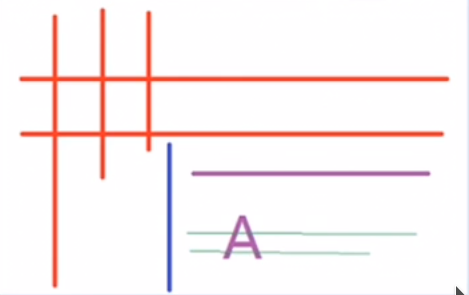
//> input picture OpenCV/OpenCV_Code/test5.png, 469 x 295 px
$ ./main   (built with g++ and OpenCV 4)
//> lines starting //> are read from the running program, lines starting //| are printed output that depends on the picture; after the words box and inside, x2 and y2 are one past the last pixel; in counts of white or black regions, pixels touching at a corner belong together
#include <iostream>
#include <opencv2/opencv.hpp>

// 转换为奇数
int toOdd(int num)
{ return num / 2 * 2 + 1; }

int main()
{
	cv::Mat srcImg = cv::imread("../test5.png", cv::IMREAD_UNCHANGED);
//> srcImg is the input picture: 295 rows x 469 cols, CV_8UC3; mean B, G, R 242.4, 241.8, 250.8
	if (!srcImg.data)
	{
		std::cerr << "Error: cannot load image!\n";
		return -1;
	}

	// 转换为灰度图像
	cv::Mat grayImg;
	cv::cvtColor(srcImg, grayImg, cv::COLOR_BGR2GRAY);
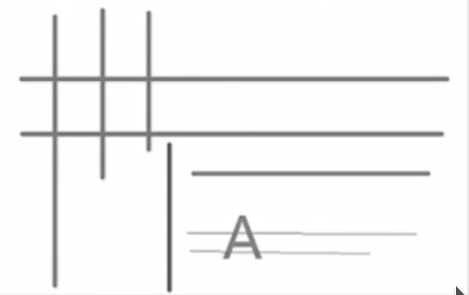
//> grayImg: 295 rows x 469 cols, CV_8UC1; min 77, max 255, mean 244.3
	cv::imshow("grayImg", grayImg);

	// 转换为二值图像
	cv::Mat binImg;
	cv::adaptiveThreshold(~grayImg, binImg, 255, cv::ADAPTIVE_THRESH_MEAN_C, cv::THRESH_BINARY, 15, -2);
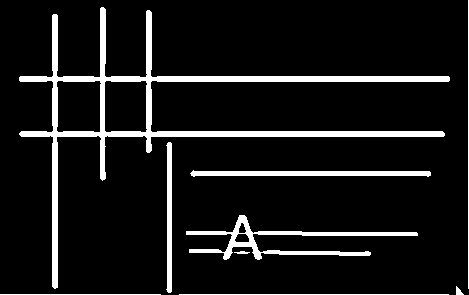
//> binImg: 295 rows x 469 cols, CV_8UC1; 9.3% white; 9 white regions, largest, box (x1, y1, x2, y2) and area: (19, 7, 450, 289) 8168, (186, 215, 418, 260) 1994, (190, 170, 431, 177) 1204
	cv::imshow("bin image", binImg);

	// 水平线结构体
	cv::Mat hline = cv::getStructuringElement(cv::MORPH_RECT, cv::Size(toOdd(srcImg.cols / 16), 1));
//> hline = 29 values from 1 to 1
	// 竖直线结构体
	cv::Mat vline = cv::getStructuringElement(cv::MORPH_RECT, cv::Size(1, toOdd(srcImg.rows / 16)));
//> vline = 19 values from 1 to 1

	// 获取水平线
	cv::Mat hlineImg;
	// 下面的操作直接使用开操作也可以
	cv::morphologyEx(binImg, hlineImg, CV_MOP_ERODE, hline); // 用水平线结构体腐蚀获得水平线
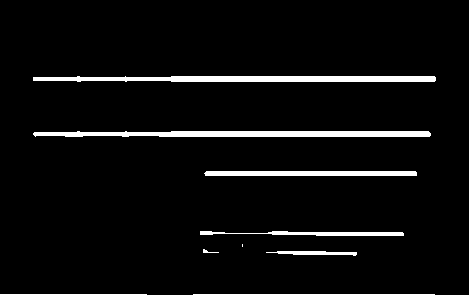
//> hlineImg: 295 rows x 469 cols, CV_8UC1; 4.8% white; 9 white regions (1 under 20 px), largest, box (x1, y1, x2, y2) and area: (33, 76, 436, 82) 2150, (33, 131, 431, 137) 2149, (204, 171, 417, 176) 1059
	cv::morphologyEx(hlineImg, hlineImg, CV_MOP_DILATE, hline); // 用水平线膨胀还原原始图像
	cv::bitwise_not(hlineImg, hlineImg); // 反色
//> hlineImg: 295 rows x 469 cols, CV_8UC1; 94.2% white; 9 black regions, largest, box (x1, y1, x2, y2) and area: (19, 131, 445, 137) 2457, (19, 76, 450, 82) 2430, (190, 171, 431, 176) 1199
	cv::blur(hlineImg, hlineImg, cv::Size(3, 3));
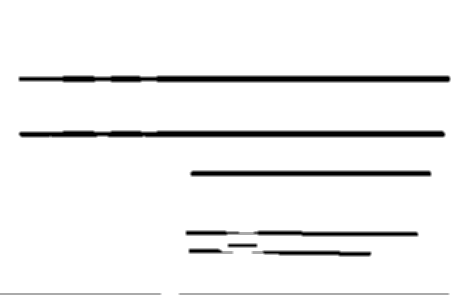
//> hlineImg: 295 rows x 469 cols, CV_8UC1; min 0, max 255, mean 240.5
	cv::namedWindow("horizontal lines", cv::WINDOW_AUTOSIZE);
	cv::imshow("horizontal lines", hlineImg);

	// 获取竖直线
	cv::Mat vlineImg; cv::morphologyEx(binImg, vlineImg, CV_MOP_OPEN, vline); // 用竖直线结构体进行开操作获得竖直线
//> after `cv::morphologyEx(binImg, vlineImg, CV_MOP_OPEN, vline)`:
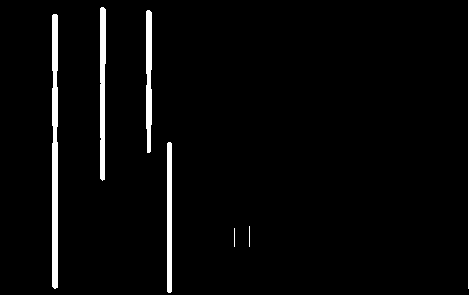
//> vlineImg: 295 rows x 469 cols, CV_8UC1; 3.1% white; 7 white regions (1 under 20 px), largest, box (x1, y1, x2, y2) and area: (52, 14, 58, 289) 1578, (100, 7, 106, 181) 915, (146, 10, 152, 153) 771, (167, 142, 172, 293) 751, (468, 0, 469, 289) 289, (249, 226, 250, 247) 21
	cv::namedWindow("vertical lines", cv::WINDOW_AUTOSIZE);
	cv::imshow("vertical lines", vlineImg);

	// 去除文字后的干扰线
	cv::Mat fontImg = cv::imread("../test6.png");
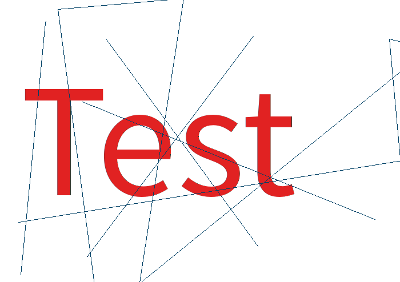
//> input picture OpenCV/OpenCV_Code/012_形态学操作_提取水平线与竖直线/test6.png, 400 x 282 px
//> fontImg is the input picture: 282 rows x 400 cols, CV_8UC3; mean B, G, R 236.6, 236.1, 249
	if (fontImg.empty())
	{
		std::cerr << "Error: cannot load image!\n";
		return -1;
	}
	cv::Mat dstImg;
	cv::cvtColor(fontImg, dstImg, cv::COLOR_BGR2GRAY);
	cv::adaptiveThreshold(~dstImg, dstImg, 255, CV_ADAPTIVE_THRESH_MEAN_C, CV_THRESH_BINARY, 21, -2);
//> dstImg: 282 rows x 400 cols, CV_8UC1; 9.7% white; 33 white regions (14 under 20 px), largest, box (x1, y1, x2, y2) and area: (104, 114, 174, 197) 2575, (25, 0, 168, 195) 2431, (182, 115, 244, 202) 2028

	cv::Mat structure = cv::getStructuringElement(cv::MORPH_RECT, cv::Size(3, 3));
	cv::morphologyEx(dstImg, dstImg, CV_MOP_OPEN, structure);
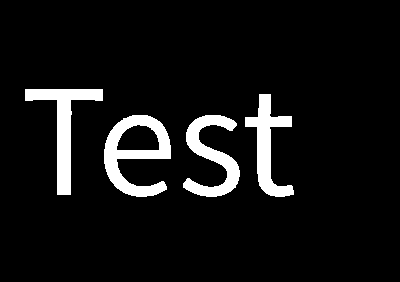
//> dstImg: 282 rows x 400 cols, CV_8UC1; 7.6% white; 4 white regions, box (x1, y1, x2, y2) and area: (104, 115, 171, 197) 2491, (25, 89, 103, 195) 2208, (183, 115, 240, 197) 1981, (245, 94, 294, 197) 1902
	cv::namedWindow("font without lines", cv::WINDOW_AUTOSIZE);
	cv::imshow("font without line", dstImg);


	cv::waitKey(0);
	return 0;
}
